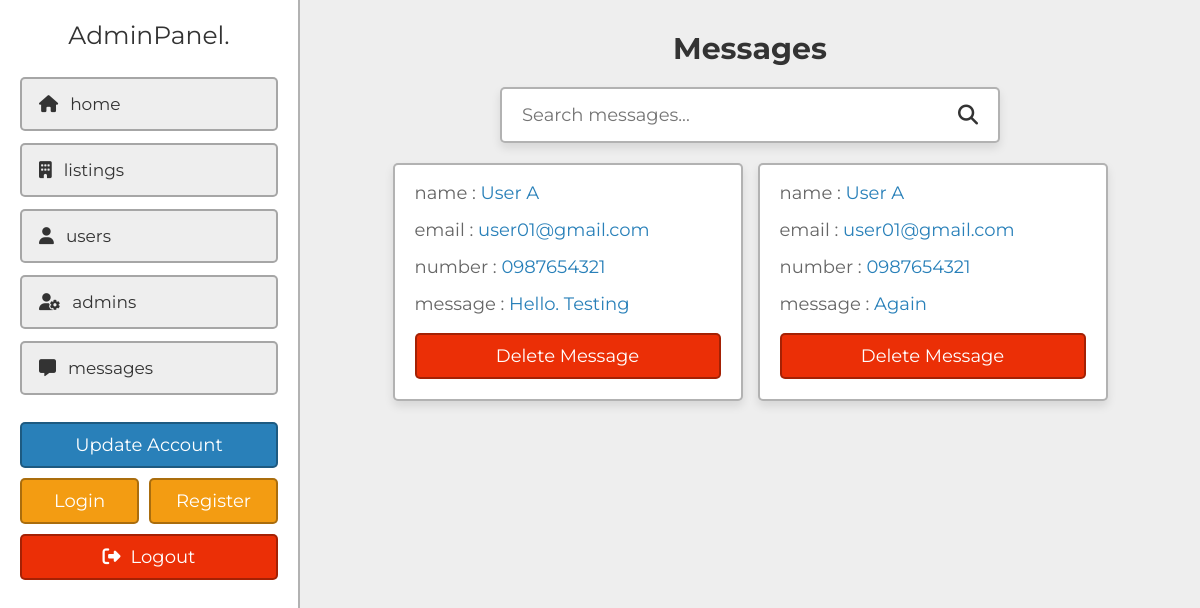
The page /project/admin/messages.php (signed in) on the database its author committed.
### tables this page shows
CREATE TABLE `messages` (
  `id` varchar(20) NOT NULL,
  `name` varchar(50) NOT NULL,
  `email` varchar(50) NOT NULL,
  `number` varchar(10) NOT NULL,
  `message` varchar(1000) NOT NULL
);

### project/admin/messages.php (the view, shortened to what this page needs)
<?php
include '../components/connect.php';
?>
<!DOCTYPE html>
<html lang="en">
<head>
   <link rel="stylesheet" href="https://cdnjs.cloudflare.com/ajax/libs/font-awesome/6.2.0/css/all.min.css">
   <link rel="stylesheet" href="../css/admin_style.css">
</head>
<body>
<?php include '../components/admin_header.php'; ?>
<section class="grid">
   <h1 class="heading">Messages</h1>
   <form action="" method="POST" class="search-form">
      <input type="text" name="search_box" placeholder="Search messages..." maxlength="100" required>
      <button type="submit" class="fas fa-search" name="search_btn"></button>
   </form>
   <div class="box-container">
   <?php
      if(isset($_POST['search_box']) OR isset($_POST['search_btn'])){
         $search_box = $_POST['search_box'];
         $search_box = filter_var($search_box, FILTER_SANITIZE_STRING);
         $select_messages = $conn->prepare("SELECT * FROM `messages` WHERE name LIKE '%{$search_box}%' OR number LIKE '%{$search_box}%' OR email LIKE '%{$search_box}%'");
         $select_messages->execute();
      }else{
         $select_messages = $conn->prepare("SELECT * FROM `messages`");
         $select_messages->execute();
      }
      if($select_messages->rowCount() > 0){
         while($fetch_messages = $select_messages->fetch(PDO::FETCH_ASSOC)){
   ?>
   <div class="box">
      <p>name : <span><?= $fetch_messages['name']; ?></span></p>
      <p>email : <a href="mailto:<?= $fetch_messages['email']; ?>"><?= $fetch_messages['email']; ?></a></p>
      <p>number : <a href="tel:<?= $fetch_messages['number']; ?>"><?= $fetch_messages['number']; ?></a></p>
      <p>message : <span><?= $fetch_messages['message']; ?></span></p>
      <form action="" method="POST">
         <input type="submit" value="delete message" onclick="return confirm('Delete this message?');" name="delete" class="delete-btn">
      </form>
   </div>
   <?php
      }
   }elseif(isset($_POST['search_box']) OR isset($_POST['search_btn'])){
      echo '<p class="empty">results not found!</p>';
   }else{
      echo '<p class="empty">you have no messages!</p>';
   }
   ?>
   </div>
</section>
</body>
</html>

### project/css/admin_style.css (style rules this page uses)
:root { --main-color:#2980b9; --orange:#f39c12; --red:#eb2f06; --light-color:#666; --light-bg:#eee; --white:#fff; --black:#333; --box-shadow:0 .5rem 1rem rgba(0,0,0,0.1); --border:.2rem solid rgba(0,0,0,.3); }
* { font-family: 'Montserrat', sans-serif; margin: 0; padding: 0; box-sizing: border-box; outline: none; border: none; text-decoration: none; }
html { font-size: 62.5%; overflow-x: hidden; scroll-behavior: smooth; scroll-padding-top: 5rem; }
body { background-color: var(--light-bg); padding-left: 30rem; }
section { padding: 3rem 2rem; max-width: 1200px; margin: 0 auto; }
.heading { margin-bottom: 2rem; text-align: center; text-transform: capitalize; color: var(--black); font-size: 3rem; }
.inline-btn, .inline-option-btn, .inline-delete-btn, .btn, .delete-btn, .option-btn { cursor: pointer; padding: 1rem 2.5rem; font-size: 1.8rem; color: var(--white); text-align: center; text-transform: capitalize; margin-top: 1rem; border-radius: .5rem; border: var(--border); }
.btn, .delete-btn, .option-btn { display: block; width: 100%; }
.delete-btn { background-color: var(--red); }
.grid .box-container { display: grid; grid-template-columns: repeat(auto-fit, 35rem); align-items: flex-start; justify-content: center; gap: 1.5rem; }
.grid .box-container .box { border-radius: .5rem; padding: 2rem; padding-top: 1rem; background-color: var(--white); box-shadow: var(--box-shadow); border: var(--border); overflow-x: hidden; }
.grid .box-container .box p { line-height: 1.5; padding: .5rem 0; font-size: 1.8rem; color: var(--light-color); white-space: pre-line; text-overflow: ellipsis; overflow-x: hidden; }
.grid .box-container .box p a, .grid .box-container .box p span { color: var(--main-color); }
.search-form { max-width: 50rem; margin: 0 auto; border-radius: .5rem; background-color: var(--white); box-shadow: var(--box-shadow); border: var(--border); padding:1.5rem 2rem; display: flex; gap: 2rem; margin-bottom: 2rem; }
.search-form input { width: 100%; font-size: 1.8rem; color: var(--black); }
.search-form button { background:none; cursor: pointer; color: var(--black); font-size: 2rem; }

### rows shown on the page
messages: name "User A", email "user01@gmail.com", number "0987654321", message "Hello. Testing"
messages: name "User A", email "user01@gmail.com", number "0987654321", message "Again"
